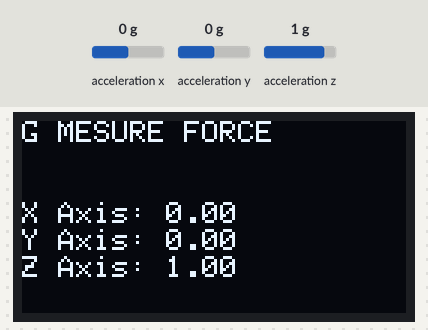
Bench run of a sketch on a simulated Arduino Nano, built with avr-gcc and run on an emulated ATmega328P. Shown: 128×64 one-colour display. Wiring (inferred from the names in the program): ADXL345 accelerometer at I2C address 0x53. Inputs (shaded band) come from the test bench; at power-on: acceleration x 0 g, acceleration y 0 g, acceleration z 1 g.

Above: at 1.2 s.
1.3 s: acceleration x set to -1.4 g
At 2.0 s:
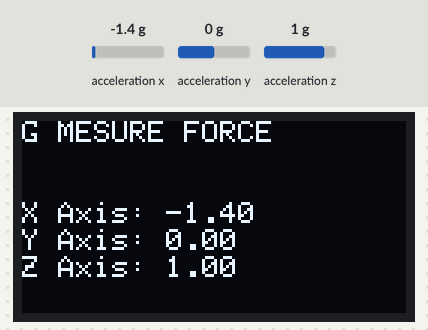
2.8 s: acceleration y set to -1.4 g
At 3.2 s:
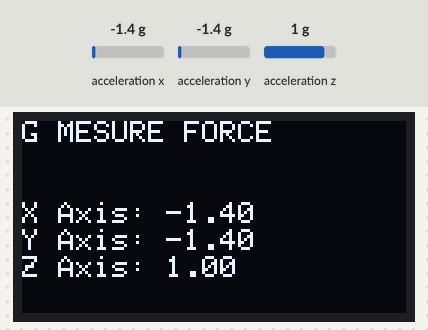
4.3 s: acceleration z set to -1.4 g
At 5.5 s:
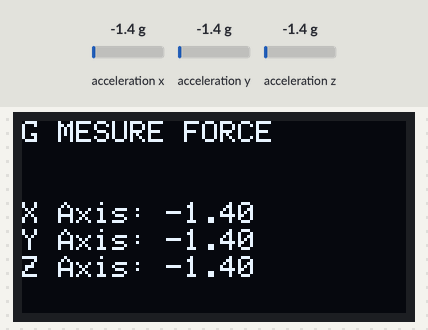
5.8 s: acceleration x set to -0.8 g
At 7.2 s:
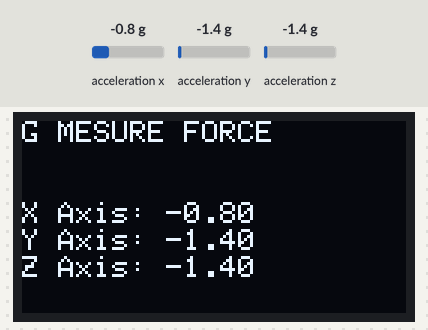
Timing chart, 0 to 8.3 s (numbered marks = the images above; inputs shaded):
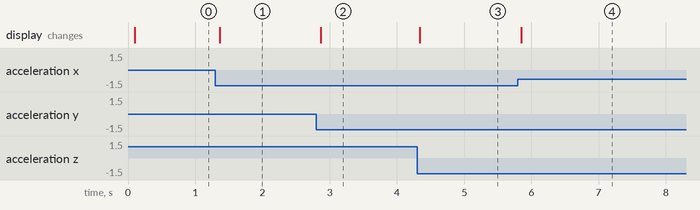

The sketch:

ADXL345.ino
```cpp
/*
 * Project name: ADXL345
 * Description: Example using ADXL345 acelerometer. The display shows x,y,z gravity force measure.
 * Hostpage: https://github.com/LeandroTeodoroRJ/BareMetalLowCost_Arduino
 * Stable: Yes
 * Version: 1.0.
 * Last Uptate: 24.04.26
 * Dependences:
 *   -- gpio.h v1.0
 *   -- Adafruit SSD1306 v.2.5.14 by Adafruit
 * Current: Yes
 * Maintainer: leandroteodoro.engenharia@gmail.com
 * Architecture: Arduino Nano V3
 * Compile/Interpreter: Arduino IDE Ver 2.3.8
 * Access: Public
 * Changelog: No
 * Readme and Documents: No
 * Links:
 *
 * Other Notes:
 *
 */

// #include "gpio.h"
#include <Wire.h>
#include <Adafruit_GFX.h>
#include <Adafruit_SSD1306.h>
#include "userADXL345.h"

#define SCREEN_WIDTH 128
#define SCREEN_HEIGHT 64
#define GPIO_3    3

// GPIOInput button(ACTIVE_LOW_LEVEL);
Adafruit_SSD1306 display(SCREEN_WIDTH, SCREEN_HEIGHT, &Wire, -1);

void setup() {
  Serial.begin(115200);
  delay(10);
  display.begin(SSD1306_SWITCHCAPVCC, 0x3C);   //0x3C is display i2c address
  display.clearDisplay();
  display.setTextSize(2);
  display.setTextColor(WHITE);
  display.display();    //Load the screen

}

void loop() {
    adxl_update();
    display.clearDisplay();
    display.setTextSize(1);
    display.setCursor(0, 0);         // setCursor(x, y) x:col y:rol - mesure pixel
    display.println("G MESURE FORCE");
    display.setTextSize(1);
    display.setCursor(0, 27);
    display.println("X Axis: " + String(xg_force));
    display.setCursor(0, 36);
    display.println("Y Axis: " + String(yg_force));
    display.setCursor(0, 45);
    display.println("Z Axis: " + String(zg_force));
    display.display();
    delayMicroseconds(100);
}
```

userADXL345.h
```cpp
/*
 * Description: ADXL345 I2C driver
 * Hostpage: https://github.com/LeandroTeodoroRJ/ESP8266
 * Stable: Yes
 * Version: 1.0.0
 * Last Uptate: 24.04.26
 * Dependences: No
 * Current: Yes
 * Maintainer: leandroteodoro.enganharia@gmail.com
 * Architecture: ModeMCU Ver3.0 - ESP8266
 * Compile/Interpreter: Arduino IDE Ver 2.3.2
 * Access: Public
 * Changelog: No
 * Readme and Documents: No
 * Links: No
 * Other Notes: The input is defined by GPIO number, not Dx number.
 *
 */


#include <Wire.h>

#define ADXL345_I2C_ADDR 0x53
#define ADXL345_POWER_CTL 0x2D
#define ADXL345_DATAX0   0x32

float xg_force = 0.0;
float yg_force = 0.0;
float zg_force = 0.0;

void adxl_update(){
  static bool initialized = false;
  if (!initialized) {
    Wire.begin();
    // Enable measurement
    Wire.beginTransmission(ADXL345_I2C_ADDR);
    Wire.write(ADXL345_POWER_CTL);
    Wire.write(0x08); // Measure bit
    Wire.endTransmission();
    initialized = true;
  }

  Wire.beginTransmission(ADXL345_I2C_ADDR);
  Wire.write(ADXL345_DATAX0);
  Wire.endTransmission(false); // restart
  Wire.requestFrom(ADXL345_I2C_ADDR, 6, true);

  if (Wire.available() >= 6) {
    int16_t x = Wire.read() | (Wire.read() << 8);
    int16_t y = Wire.read() | (Wire.read() << 8);
    int16_t z = Wire.read() | (Wire.read() << 8);

    // 4mg / LSB in full resolution
    xg_force = x * 0.0039;
    yg_force = y * 0.0039;
    zg_force = z * 0.0039;
  }
}
```

Measured:
- after the input at 1.3 s, the display: changes after 0.06 s (image 1)
- after the input at 2.8 s, the display: changes after 0.07 s (image 2)
- after the input at 4.3 s, the display: changes at once (image 3)
- after the input at 5.8 s, the display: changes after 0.05 s (image 4)
